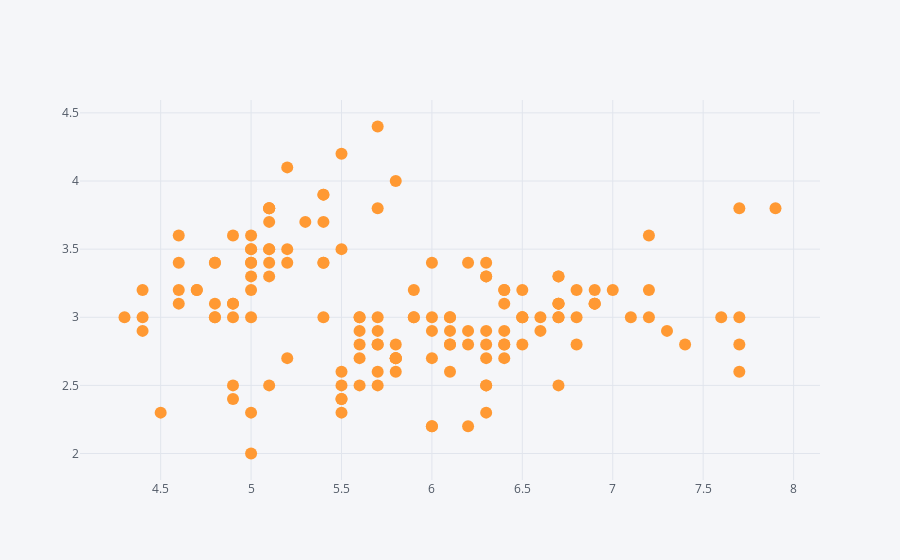

The code cell stored with this chart in its notebook:
### Code cell
df.iplot(x = 'sepal_length', y = 'sepal_width', kind = 'scatter', mode = 'markers')

### Figure 1 — Plotly figure (JSON) as saved in the notebook; plotly's stock layout.template omitted (floating-point values rounded to 4 significant figures; data arrays with more than 128 entries replaced by an {"elided": "..."} marker saying what was removed)
{"data": [{"line": {"color": "rgba(255, 153, 51, 1.0)", "dash": "solid", "shape": "linear", "width": 1.3}, "marker": {"size": 12, "symbol": "circle"}, "mode": "markers", "name": "sepal_width", "text": "", "type": "scatter", "x": {"elided": "150 float values"}, "y": {"elided": "150 float values"}}], "layout": {"legend": {"bgcolor": "#F5F6F9", "font": {"color": "#4D5663"}}, "paper_bgcolor": "#F5F6F9", "plot_bgcolor": "#F5F6F9", "title": {"font": {"color": "#4D5663"}}, "xaxis": {"gridcolor": "#E1E5ED", "showgrid": true, "tickfont": {"color": "#4D5663"}, "title": {"font": {"color": "#4D5663"}, "text": ""}, "zerolinecolor": "#E1E5ED"}, "yaxis": {"gridcolor": "#E1E5ED", "showgrid": true, "tickfont": {"color": "#4D5663"}, "title": {"font": {"color": "#4D5663"}, "text": ""}, "zerolinecolor": "#E1E5ED"}}}
